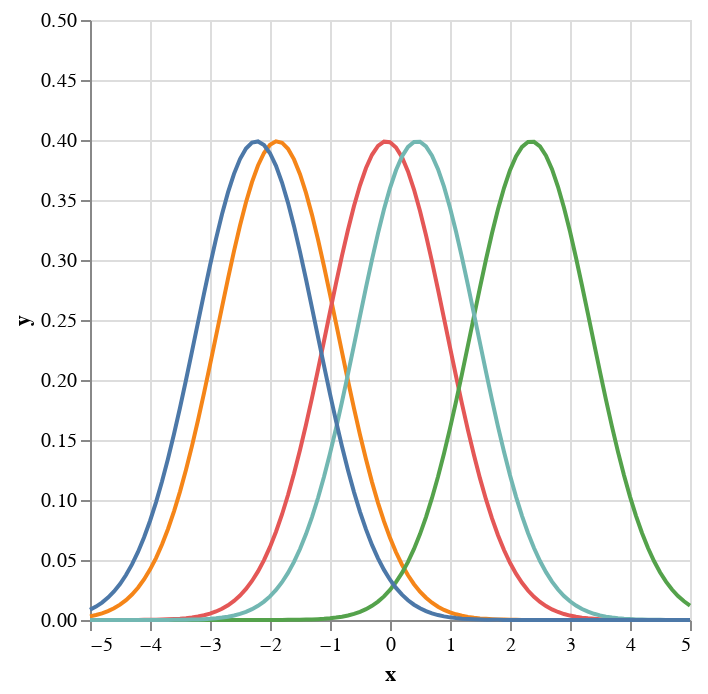

The code cell stored with this chart in its notebook:
### Code cell
p1 = @vlplot(mark="line",data=df,x={:x,type="quantitative"},
        y={:y,type="quantitative",scale={domain=[0,0.5]}},
        color={:m,type="nominal",legend=nothing,scale={scheme="tableau10"}})

### Figure 1 — Vega-Lite specification as saved in the notebook (floating-point values rounded to 4 significant figures; data arrays with more than 128 entries replaced by an {"elided": "..."} marker saying what was removed)
{"data": {"values": {"elided": "505 records"}}, "encoding": {"color": {"field": "m", "legend": null, "scale": {"scheme": "tableau10"}, "type": "nominal"}, "x": {"field": "x", "type": "quantitative"}, "y": {"field": "y", "scale": {"domain": [0, 0.5]}, "type": "quantitative"}}, "mark": "line"}
